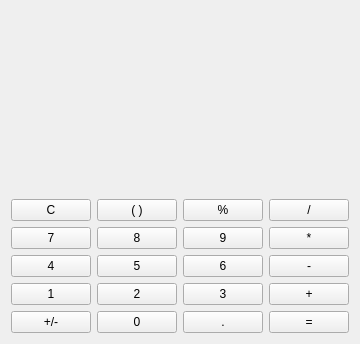
<?xml version="1.0" encoding="UTF-8"?>
<ui version="4.0">
 <class>calculadora</class>
 <widget class="QWidget" name="calculadora">
  <property name="geometry">
   <rect>
    <x>0</x>
    <y>0</y>
    <width>360</width>
    <height>344</height>
   </rect>
  </property>
  <property name="windowTitle">
   <string>calculadora</string>
  </property>
  <layout class="QHBoxLayout" name="horizontalLayout">
   <item>
    <layout class="QVBoxLayout" name="verticalLayout">
     <item>
      <widget class="QLabel" name="label">
       <property name="text">
        <string/>
       </property>
      </widget>
     </item>
     <item>
      <layout class="QGridLayout" name="gridLayout">
       <item row="4" column="2">
        <widget class="QPushButton" name="pushButton_15">
         <property name="text">
          <string>3</string>
         </property>
        </widget>
       </item>
       <item row="5" column="1">
        <widget class="QPushButton" name="pushButton_17">
         <property name="text">
          <string>0</string>
         </property>
        </widget>
       </item>
       <item row="1" column="0">
        <widget class="QPushButton" name="pushButton_5">
         <property name="text">
          <string>7</string>
         </property>
        </widget>
       </item>
       <item row="0" column="3">
        <widget class="QPushButton" name="pushButton_4">
         <property name="text">
          <string>/</string>
         </property>
        </widget>
       </item>
       <item row="2" column="2">
        <widget class="QPushButton" name="pushButton_11">
         <property name="text">
          <string>6</string>
         </property>
        </widget>
       </item>
       <item row="5" column="2">
        <widget class="QPushButton" name="pushButton_18">
         <property name="text">
          <string>.</string>
         </property>
        </widget>
       </item>
       <item row="2" column="1">
        <widget class="QPushButton" name="pushButton_10">
         <property name="text">
          <string>5</string>
         </property>
        </widget>
       </item>
       <item row="4" column="3">
        <widget class="QPushButton" name="pushButton_20">
         <property name="text">
          <string>+</string>
         </property>
        </widget>
       </item>
       <item row="5" column="0">
        <widget class="QPushButton" name="pushButton_16">
         <property name="text">
          <string>+/-</string>
         </property>
        </widget>
       </item>
       <item row="1" column="1">
        <widget class="QPushButton" name="pushButton_6">
         <property name="text">
          <string>8</string>
         </property>
        </widget>
       </item>
       <item row="2" column="0">
        <widget class="QPushButton" name="pushButton_9">
         <property name="text">
          <string>4</string>
         </property>
        </widget>
       </item>
       <item row="5" column="3">
        <widget class="QPushButton" name="pushButton_19">
         <property name="text">
          <string>=</string>
         </property>
        </widget>
       </item>
       <item row="0" column="0">
        <widget class="QPushButton" name="pushButton">
         <property name="text">
          <string>C</string>
         </property>
        </widget>
       </item>
       <item row="4" column="0">
        <widget class="QPushButton" name="pushButton_13">
         <property name="text">
          <string>1</string>
         </property>
        </widget>
       </item>
       <item row="0" column="2">
        <widget class="QPushButton" name="pushButton_3">
         <property name="text">
          <string>%</string>
         </property>
        </widget>
       </item>
       <item row="1" column="3">
        <widget class="QPushButton" name="pushButton_8">
         <property name="text">
          <string>*</string>
         </property>
        </widget>
       </item>
       <item row="2" column="3">
        <widget class="QPushButton" name="pushButton_12">
         <property name="text">
          <string>-</string>
         </property>
        </widget>
       </item>
       <item row="0" column="1">
        <widget class="QPushButton" name="pushButton_2">
         <property name="text">
          <string>( )</string>
         </property>
        </widget>
       </item>
       <item row="4" column="1">
        <widget class="QPushButton" name="pushButton_14">
         <property name="text">
          <string>2</string>
         </property>
        </widget>
       </item>
       <item row="1" column="2">
        <widget class="QPushButton" name="pushButton_7">
         <property name="text">
          <string>9</string>
         </property>
        </widget>
       </item>
      </layout>
     </item>
    </layout>
   </item>
  </layout>
 </widget>
 <resources/>
 <connections/>
</ui>
